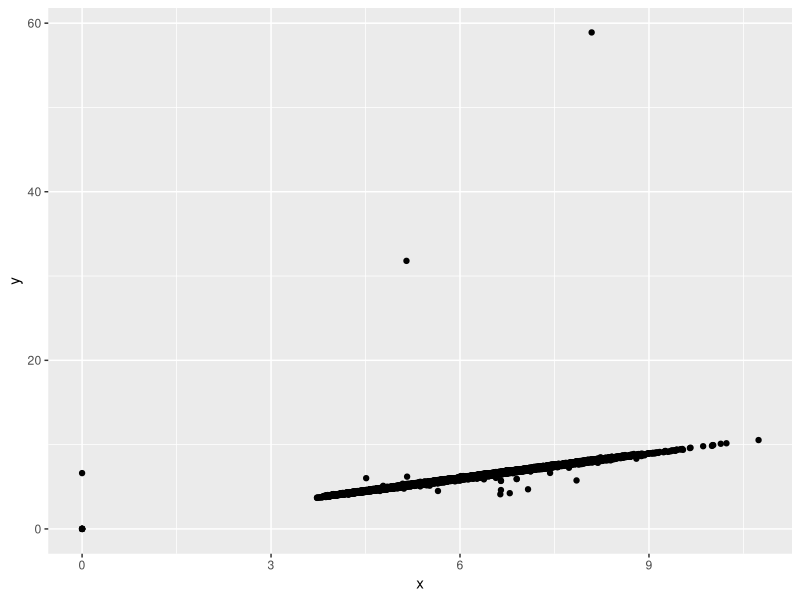
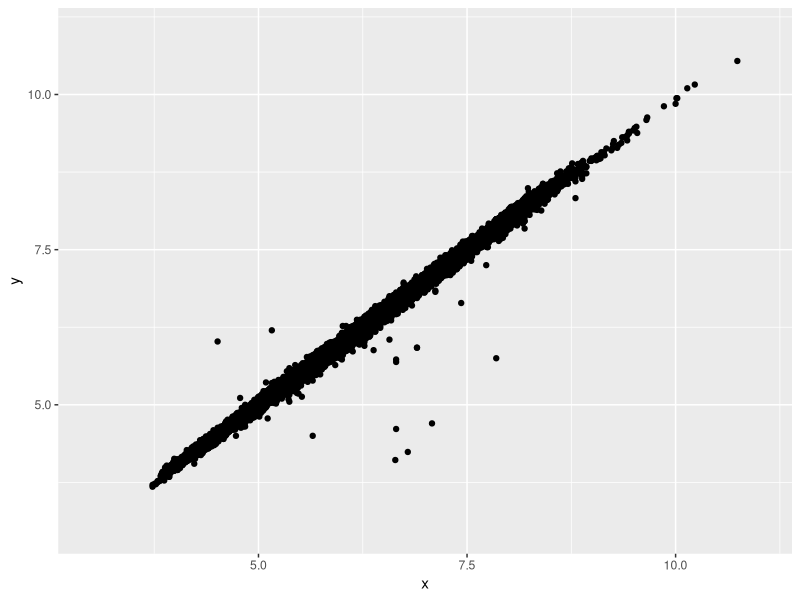
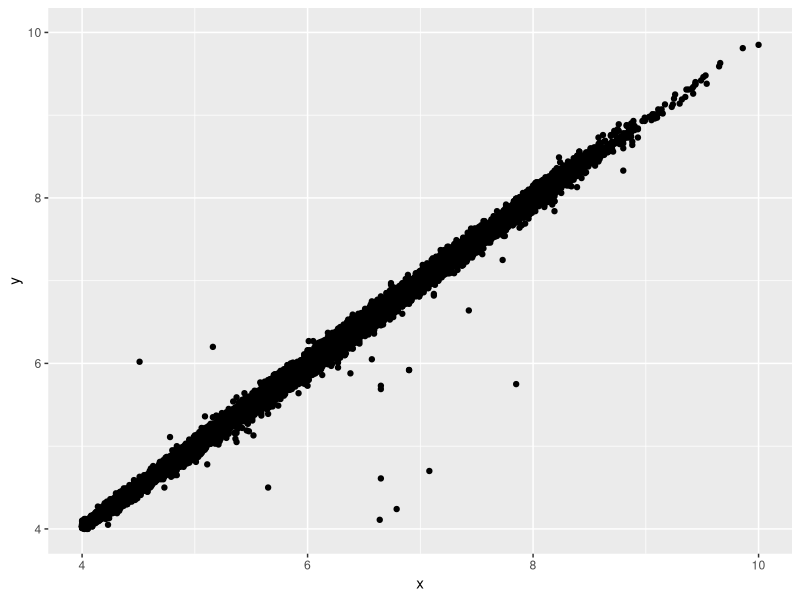
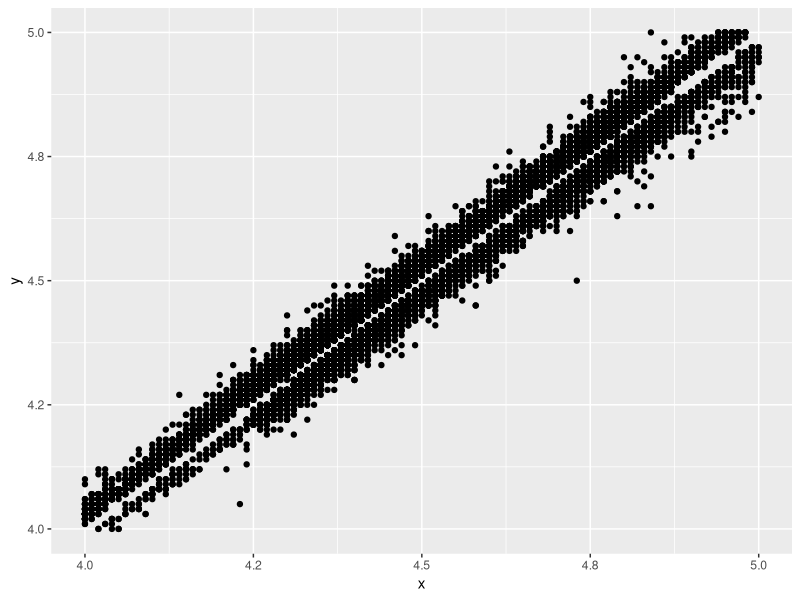
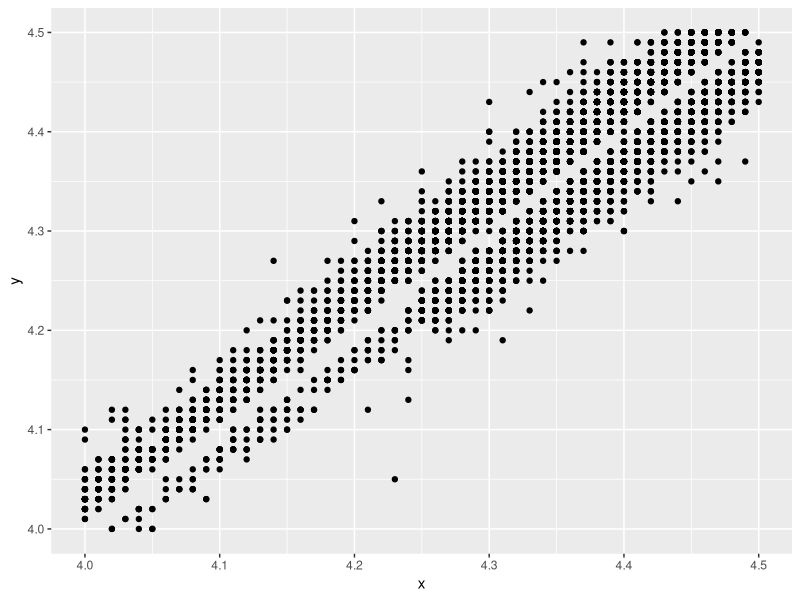
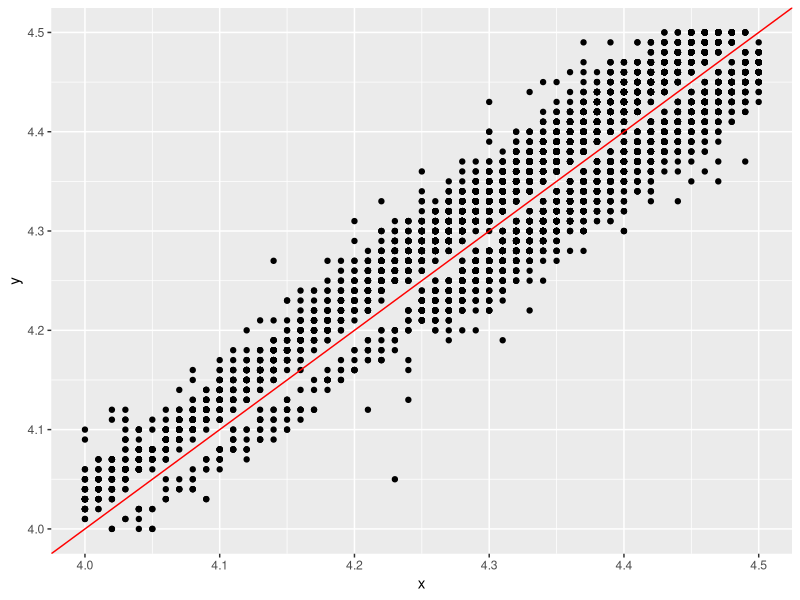
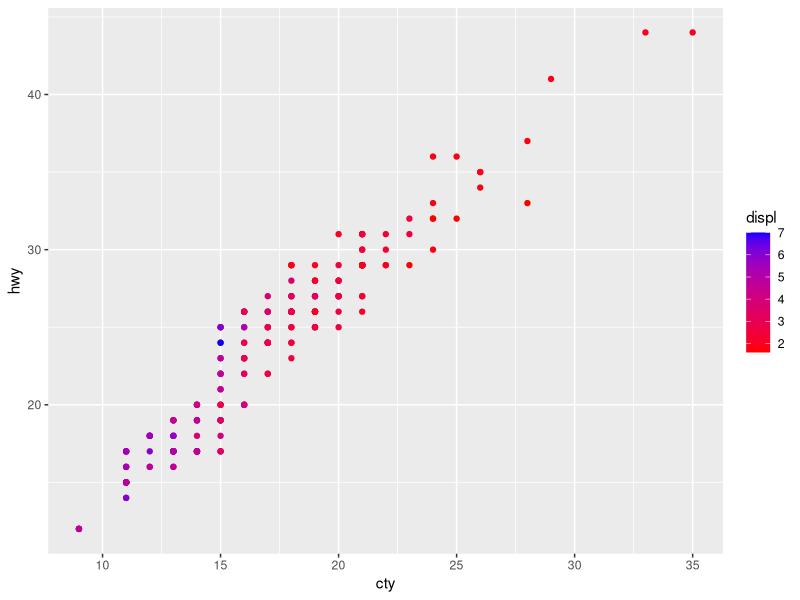
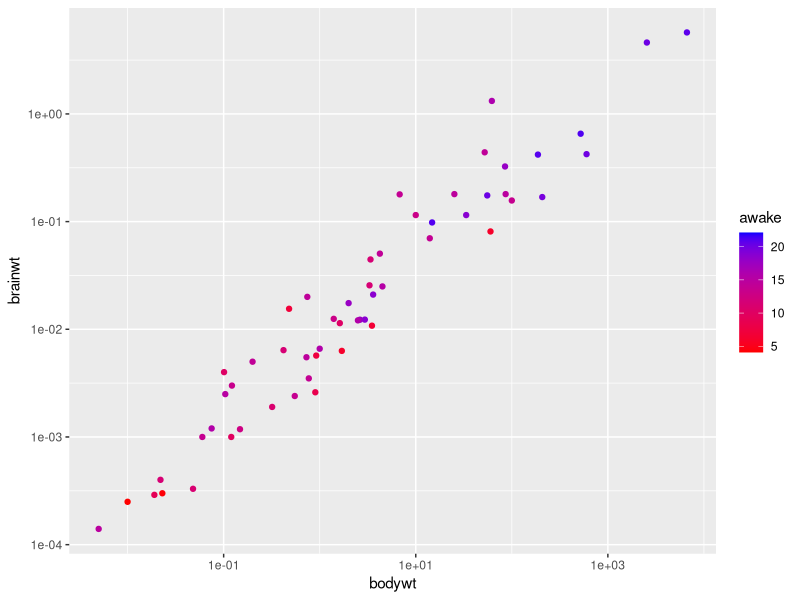

Generate these figures, in order, with R:
## ---- chunk 1
library("ggplot2")
knitr::opts_chunk$set(cache.path = "cache/duplication-", fig.path = "figures/duplication-")
options(digits = 2)
## ---- chunk 2
qplot(x, y, data = diamonds, na.rm = TRUE)
last_plot() + xlim(3, 11) + ylim(3, 11)
last_plot() + xlim(4, 10) + ylim(4, 10)
last_plot() + xlim(4, 5) + ylim(4, 5)
last_plot() + xlim(4, 4.5) + ylim(4, 4.5)
last_plot() + geom_abline(colour = "red")
## ---- chunk 3
gradient_rb <- scale_colour_gradient(low = "red", high = "blue")
qplot(cty, hwy, data = mpg, colour = displ) + gradient_rb
qplot(bodywt, brainwt, data = msleep, colour = awake, log="xy") +
  gradient_rb
## ---- chunk 4
xquiet <- scale_x_continuous(breaks = NULL)
yquiet <- scale_y_continuous(breaks = NULL)

qplot(mpg, wt, data = mtcars) + xquiet 
qplot(displ, cty, data = mpg) + xquiet + yquiet 
## ---- chunk 5
geom_lm <- function(formula = y ~ x) {
  geom_smooth(formula = formula, se = FALSE, method = "lm")
}
qplot(mpg, wt, data = mtcars) + geom_lm()
library("splines")
qplot(mpg, wt, data = mtcars) + geom_lm(y ~ ns(x, 3))
## ---- chunk 6
rescale01 <- function(x) {
  rng <- range(x, na.rm = TRUE)
  (x - rng[1]) / (rng[2] - rng[1])
}
pcp_data <- function(df) {
  numeric <- sapply(df, is.numeric)
  # Rescale numeric columns
  df[numeric] <- lapply(df[numeric], rescale01)
  # Add row identified
  df$.row <- rownames(df)
  # Treat numerics as value (aka measure) variables 
  dfg <- tidyr::gather_(df, "variable", "value", names(df)[numeric])
  # Add pcp to class of the data frame
  class(dfg) <- c("pcp", class(dfg))
  dfg
}
pcp <- function(df, ...) {
  df <- pcp_data(df)
  ggplot(df, aes(variable, value)) + geom_line(aes(group = .row))
}
pcp(mpg)
pcp(mpg) + aes(colour = drv)
